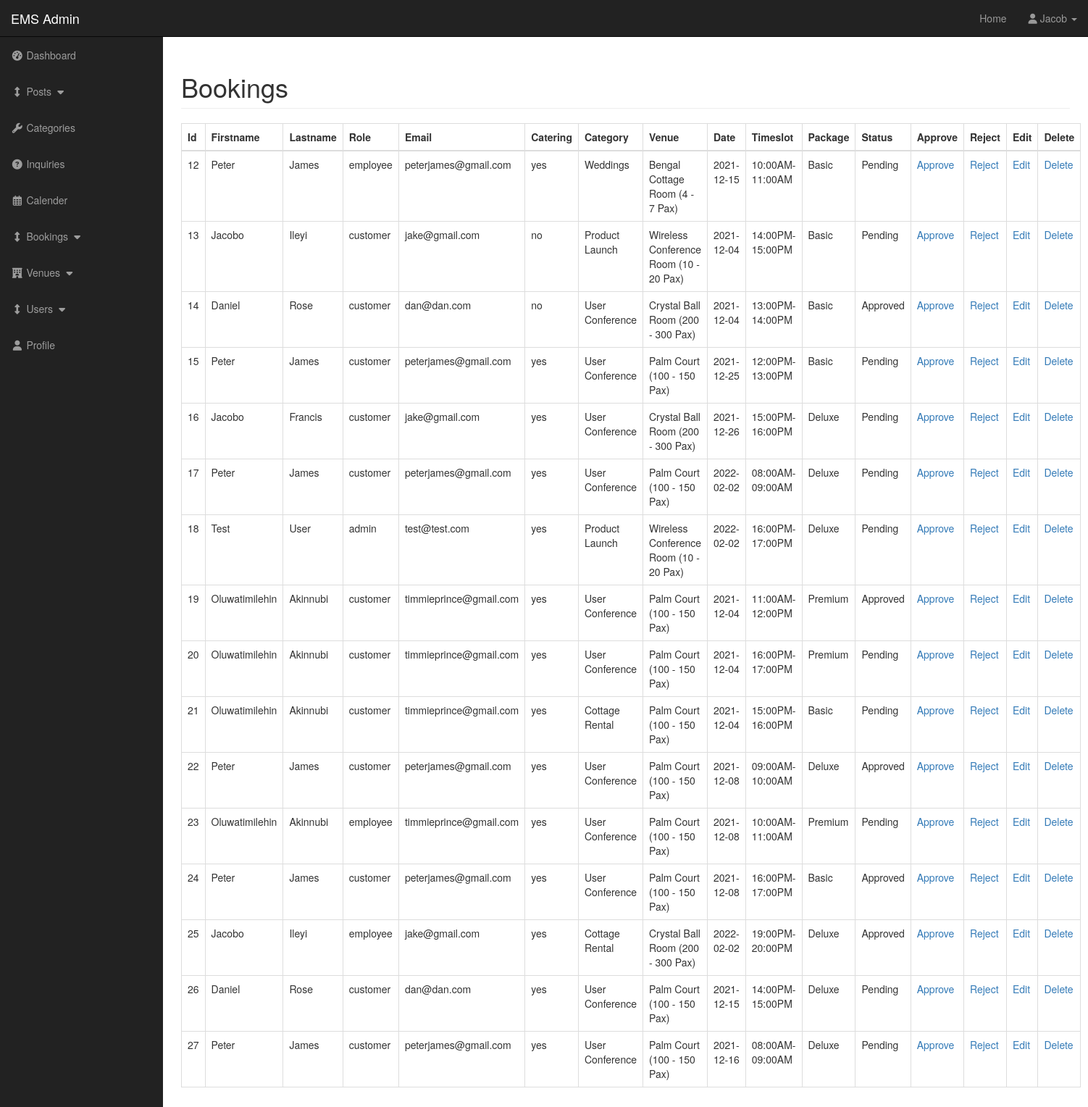
Screenshot of /admin/bookings.php (signed in) with the database file from the repository.
### tables this page shows
CREATE TABLE `bookings` (
  `booking_id` int(3) NOT NULL,
  `user_firstname` varchar(255) NOT NULL,
  `user_lastname` varchar(255) NOT NULL,
  `user_role` varchar(255) NOT NULL,
  `user_email` varchar(255) NOT NULL,
  `catering` text NOT NULL,
  `booking_status` varchar(255) NOT NULL,
  `event_category` varchar(255) NOT NULL,
  `event_venue` varchar(255) NOT NULL,
  `event_date` varchar(255) NOT NULL,
  `event_package` varchar(255) NOT NULL,
  `timeslot` varchar(255) NOT NULL
);

CREATE TABLE `categories` (
  `cat_id` int(3) NOT NULL,
  `cat_title` varchar(255) NOT NULL
);

CREATE TABLE `venue` (
  `venue_id` int(3) NOT NULL,
  `venue_title` varchar(255) NOT NULL,
  `venue_image` text NOT NULL,
  `venue_caption` varchar(255) NOT NULL
);

### admin/includes/view_all_bookings.php (the view, shortened to what this page needs)
<table class="table table-bordered table-hover">
  <thead>
  <tr>
    <th>Id</th>
    <th>Firstname</th>
    <th>Lastname</th>
    <th>Role</th>
    <th>Email</th>
    <th>Catering</th>
    <th>Category</th>
    <th>Venue</th>
    <th>Date</th>
    <th>Timeslot</th>
    <th>Package</th>
    <th>Status</th>
    <th>Approve</th>
    <th>Reject</th>
    <th>Edit</th>
    <th>Delete</th>
  </tr>
</thead>
<tbody>
<?php
  $query = "SELECT * FROM bookings ";
  $select_bookings = mysqli_query($connection, $query);
  while($row = mysqli_fetch_assoc($select_bookings)){
    $booking_id = $row['booking_id'];
    $user_firstname = $row['user_firstname'];
    $user_lastname = $row['user_lastname'];
    $user_role = $row['user_role'];
    $user_email = $row['user_email'];
    $catering = $row['catering'];
    $event_category_id = $row['event_category'];
    $event_venue_id = $row['event_venue'];
    $event_date = $row['event_date'];
    $event_time = $row['timeslot'];
    $event_package = $row['event_package'];
  echo "<tr>";
    echo "<td>$booking_id</td>";
    echo "<td>{$user_firstname}</td>";
    echo "<td>{$user_lastname}</td>";
    echo "<td>{$user_role}</td>";
    echo "<td>{$user_email}</td>";
    echo "<td>{$catering}</td>";
    $query = "SELECT * FROM categories WHERE cat_id = {$event_category_id} ";
    $select_categories = mysqli_query($connection, $query);
    while($row = mysqli_fetch_array($select_categories)){
      $cat_title = $row['cat_title'];
      echo "<td>{$cat_title}</td>";
    }
    $venue_query = "SELECT * FROM venue WHERE venue_id = {$event_venue_id} ";
    $select_venue = mysqli_query($connection, $venue_query);
    while($row = mysqli_fetch_array($select_venue)){
      $venue_title = $row['venue_title'];
      echo "<td>{$venue_title}</td>";
    }
    echo "<td>{$event_date}</td>";
    echo "<td>{$event_time}</td>";
    echo "<td>{$event_package}</td>";
    $booking_status_query = "SELECT * FROM bookings WHERE booking_id = {$booking_id} ";
    $select_booking = mysqli_query($connection, $booking_status_query);
    while($row = mysqli_fetch_array($select_booking)){
      $booking_id = $row['booking_id'];
      $booking_status = $row['booking_status'];
      echo "<td>{$booking_status}</td>";
    }
  echo "<td><a onClick=\"javascript: return confirm('Are you sure you want to approve?'); \" href='./bookings.php?approve_booking={$booking_id}'>Approve</a></td>";
  echo "<td><a onClick=\"javascript: return confirm('Are you sure you want to reject?'); \" href='./bookings.php?reject_booking={$booking_id}'>Reject</a></td>";
  echo "<td><a href='./bookings.php?source=edit_booking&b_id={$booking_id}'>Edit</a></td>";
  echo "<td><a onClick=\"javascript: return confirm('Are you sure you want to delete?'); \" href='./bookings.php?delete={$booking_id}'>Delete</a></td>";
  echo "</tr>";
  }
?>
</tbody>
</table>

### admin/css/sb-admin.css (style rules this page uses)
body { margin-top: 100px; background-color: #222; }
@media (min-width:768px) { body { margin-top: 50px; } }

### rows the page displays
bookings: booking_id "12", user_firstname "Peter", user_lastname "James", user_role "employee", user_email "peterjames@gmail.com", catering "yes", event_date "2021-12-15", timeslot "10:00AM-11:00AM", event_package "Basic", booking_status "Pending"
categories: cat_title "Weddings"
venue: venue_title "Bengal Cottage Room (4 - 7 Pax)"
bookings: booking_id "13", user_firstname "Jacobo", user_lastname "Ileyi", user_role "customer", user_email "jake@gmail.com", catering "no", event_date "2021-12-04", timeslot "14:00PM-15:00PM", event_package "Basic", booking_status "Pending"
categories: cat_title "Product Launch"
venue: venue_title "Wireless Conference Room (10 - 20 Pax)"
bookings: booking_id "14", user_firstname "Daniel", user_lastname "Rose", user_role "customer", user_email "dan@dan.com", catering "no", event_date "2021-12-04", timeslot "13:00PM-14:00PM", event_package "Basic", booking_status "Approved"
categories: cat_title "User Conference"
venue: venue_title "Crystal Ball Room (200 - 300 Pax)"
bookings: booking_id "15", user_firstname "Peter", user_lastname "James", user_role "customer", user_email "peterjames@gmail.com", catering "yes", event_date "2021-12-25", timeslot "12:00PM-13:00PM", event_package "Basic", booking_status "Pending"
venue: venue_title "Palm Court (100 - 150 Pax)"
bookings: booking_id "16", user_firstname "Jacobo", user_lastname "Francis", user_role "customer", user_email "jake@gmail.com", catering "yes", event_date "2021-12-26", timeslot "15:00PM-16:00PM", event_package "Deluxe", booking_status "Pending"
bookings: booking_id "17", user_firstname "Peter", user_lastname "James", user_role "customer", user_email "peterjames@gmail.com", catering "yes", event_date "2022-02-02", timeslot "08:00AM-09:00AM", event_package "Deluxe", booking_status "Pending"
bookings: booking_id "18", user_firstname "Test", user_lastname "User", user_role "admin", user_email "test@test.com", catering "yes", event_date "2022-02-02", timeslot "16:00PM-17:00PM", event_package "Deluxe", booking_status "Pending"
bookings: booking_id "19", user_firstname "Oluwatimilehin", user_lastname "Akinnubi", user_role "customer", user_email "timmieprince@gmail.com", catering "yes", event_date "2021-12-04", timeslot "11:00AM-12:00PM", event_package "Premium", booking_status "Approved"
bookings: booking_id "20", user_firstname "Oluwatimilehin", user_lastname "Akinnubi", user_role "customer", user_email "timmieprince@gmail.com", catering "yes", event_date "2021-12-04", timeslot "16:00PM-17:00PM", event_package "Premium", booking_status "Pending"
bookings: booking_id "21", user_firstname "Oluwatimilehin", user_lastname "Akinnubi", user_role "customer", user_email "timmieprince@gmail.com", catering "yes", event_date "2021-12-04", timeslot "15:00PM-16:00PM", event_package "Basic", booking_status "Pending"
categories: cat_title "Cottage Rental"
bookings: booking_id "22", user_firstname "Peter", user_lastname "James", user_role "customer", user_email "peterjames@gmail.com", catering "yes", event_date "2021-12-08", timeslot "09:00AM-10:00AM", event_package "Deluxe", booking_status "Approved"
bookings: booking_id "23", user_firstname "Oluwatimilehin", user_lastname "Akinnubi", user_role "employee", user_email "timmieprince@gmail.com", catering "yes", event_date "2021-12-08", timeslot "10:00AM-11:00AM", event_package "Premium", booking_status "Pending"
bookings: booking_id "24", user_firstname "Peter", user_lastname "James", user_role "customer", user_email "peterjames@gmail.com", catering "yes", event_date "2021-12-08", timeslot "16:00PM-17:00PM", event_package "Basic", booking_status "Approved"
bookings: booking_id "25", user_firstname "Jacobo", user_lastname "Ileyi", user_role "employee", user_email "jake@gmail.com", catering "yes", event_date "2022-02-02", timeslot "19:00PM-20:00PM", event_package "Deluxe", booking_status "Approved"
bookings: booking_id "26", user_firstname "Daniel", user_lastname "Rose", user_role "customer", user_email "dan@dan.com", catering "yes", event_date "2021-12-15", timeslot "14:00PM-15:00PM", event_package "Deluxe", booking_status "Pending"
bookings: booking_id "27", user_firstname "Peter", user_lastname "James", user_role "customer", user_email "peterjames@gmail.com", catering "yes", event_date "2021-12-16", timeslot "08:00AM-09:00AM", event_package "Deluxe", booking_status "Pending"

### other values shown
$_SESSION['username'] "Jacob"
